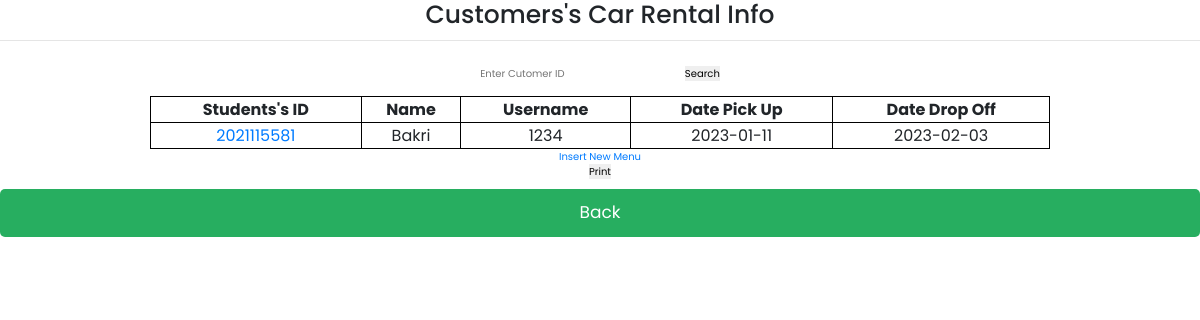
The page /infocustomer.php on the database its author committed.
### tables this page shows
CREATE TABLE `rental` (
  `location_pickup` varchar(50) NOT NULL,
  `location_dropoof` varchar(50) NOT NULL,
  `date_pickup` date NOT NULL,
  `date_dropoof` date NOT NULL,
  `stu_id` int(10) NOT NULL,
  `car_id` int(10) NOT NULL,
  `model` varchar(50) NOT NULL
);

CREATE TABLE `customer` (
  `full_name` varchar(100) NOT NULL,
  `email` varchar(100) NOT NULL,
  `username` varchar(20) NOT NULL,
  `noTell` int(10) NOT NULL,
  `password` int(15) NOT NULL,
  `stu_id` int(10) NOT NULL,
  `university` varchar(100) NOT NULL
);

### infocustomer.php (the view, shortened to what this page needs)
<?php
	include ("connection.php");
	if (!empty ($_POST ['search'])) {
		$sql = "SELECT * FROM customer JOIN rental USING  (stu_id) WHERE stu_id = '" .$_POST ['search']."'";
		$query = $conn -> query ($sql);
		$row = $query -> fetch_assoc ();
	}
	else {
		$sql = "SELECT * FROM customer JOIN rental USING (stu_id)";
		$query = $conn -> query ($sql);
		$row = $query -> fetch_assoc ();
	}
?>
<html>
	<head>
		<link href="bootstrap/css/bootstrap.min.css" rel="stylesheet" media="all">
		<link rel="stylesheet" href="css/style4.css">
	</head>
	<body>
			<div align = "center">
				<h1> Customers's Car Rental Info </h1>
				<hr><br>
					<form method = "post" action = "infopurchases.php">
						<input type = "text" name = "search" placeholder = "Enter Cutomer ID">
						<input type = "submit" value = "search">
					</form>
					<br>
					<table border = "1">
						<tr>
							<th>Students's ID</th>
							<th>Name</th>
							<th>Username</th>
							<th>Date Pick Up</th>
							<th>Date Drop Off</th>
						</tr>
					<?php do { ?>
					<tr>
						<td> <a href = "detail.php?id=<?php echo $row ['stu_id']; ?>">
						<?php echo $row ['stu_id']; ?> </a></td>
						<td> <?php echo $row ['full_name']; ?> </td>
						<td> <?php echo $row ['username']; ?> </td>
						<td> <?php echo $row ['date_pickup']; ?> </td>
						<td> <?php echo $row ['date_dropoof']; ?> </td>
					</tr>
					<?php } while ($row = $query -> fetch_assoc()) ?>
				</table>
				<td><a href = "addinforental.php" Target = "blank"> Insert New Menu</a>
					<br>
					<button onclick = "myPrint()">Print</button>
			</div>
			<a href="admin_home.php" class="btn">Back</a>
		</body>
	</html>

### css/style4.css (style rules this page uses)
:root { --green:#27ae60; --black:#333; --white:#fff; --bg-color:#eee; --box-shadow:0 .5rem 1rem rgba(0,0,0,.1); --border:.1rem solid var(--black); }
* { font-family: 'Poppins', sans-serif; margin:0; padding:0; box-sizing: border-box; outline: none; border:none; text-decoration: none; text-transform: capitalize; }
html { font-size: 62.5%; overflow-x: hidden; }
.btn { display: block; width: 100%; cursor: pointer; border-radius: .5rem; margin-top: 1rem; font-size: 1.7rem; padding:1rem 3rem; background: var(--green); color:var(--white); text-align: center; }

### infocustomer.php (style rules this page uses)
table { font-family: arial, sans-serif; border-collapse: collapse; width: 75%; }
td, th { border: 1px solid #000000; text-align: center; padding: auto; }
tr:nth-child(even) { background-color: white; }

### rows shown on the page
rental: stu.stu_id "2021115581", stu.full_name "Bakri", stu.username "1234", date_pickup "2023-01-11", date_dropoof "2023-02-03"
